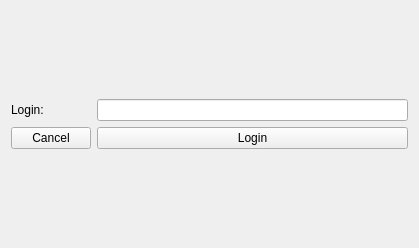
<?xml version="1.0" encoding="UTF-8"?>
<ui version="4.0">
 <class>Form</class>
 <widget class="QWidget" name="Form">
  <property name="geometry">
   <rect>
    <x>0</x>
    <y>0</y>
    <width>419</width>
    <height>248</height>
   </rect>
  </property>
  <property name="windowTitle">
   <string>Login widget</string>
  </property>
  <layout class="QGridLayout" name="gridLayout_2">
   <item row="0" column="0">
    <layout class="QGridLayout" name="gridLayout">
     <item row="0" column="1">
      <widget class="QLineEdit" name="loginLE"/>
     </item>
     <item row="0" column="0">
      <widget class="QLabel" name="label">
       <property name="text">
        <string>Login:</string>
       </property>
      </widget>
     </item>
     <item row="1" column="1">
      <widget class="QPushButton" name="loginButton">
       <property name="text">
        <string>Login</string>
       </property>
      </widget>
     </item>
     <item row="1" column="0">
      <widget class="QPushButton" name="cancelButton">
       <property name="text">
        <string>Cancel</string>
       </property>
      </widget>
     </item>
    </layout>
   </item>
  </layout>
 </widget>
 <layoutdefault spacing="6" margin="11"/>
 <resources/>
 <connections/>
</ui>
